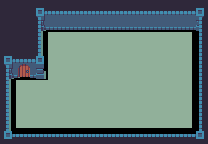

The image is a tile-based game level rendered from a .tmx file. Its description and source (layers, tilesets, objects; grid data summarised) follow:
An orthogonal 13x9 tile map with 16x16 px tiles, 1 tile layer (Tile Layer 1).

<map version="1.2" tiledversion="1.2.5" orientation="orthogonal" renderorder="right-down" width="13" height="9" tilewidth="16" tileheight="16" infinite="0" nextlayerid="2" nextobjectid="1">
 <tileset firstgid="1" source="sheet.tsx" />
 <layer id="1" name="Tile Layer 1" width="13" height="9">
  <data>[117 cells, 117 non-empty, 16 distinct tile ids]</data>
 </layer>
</map>
